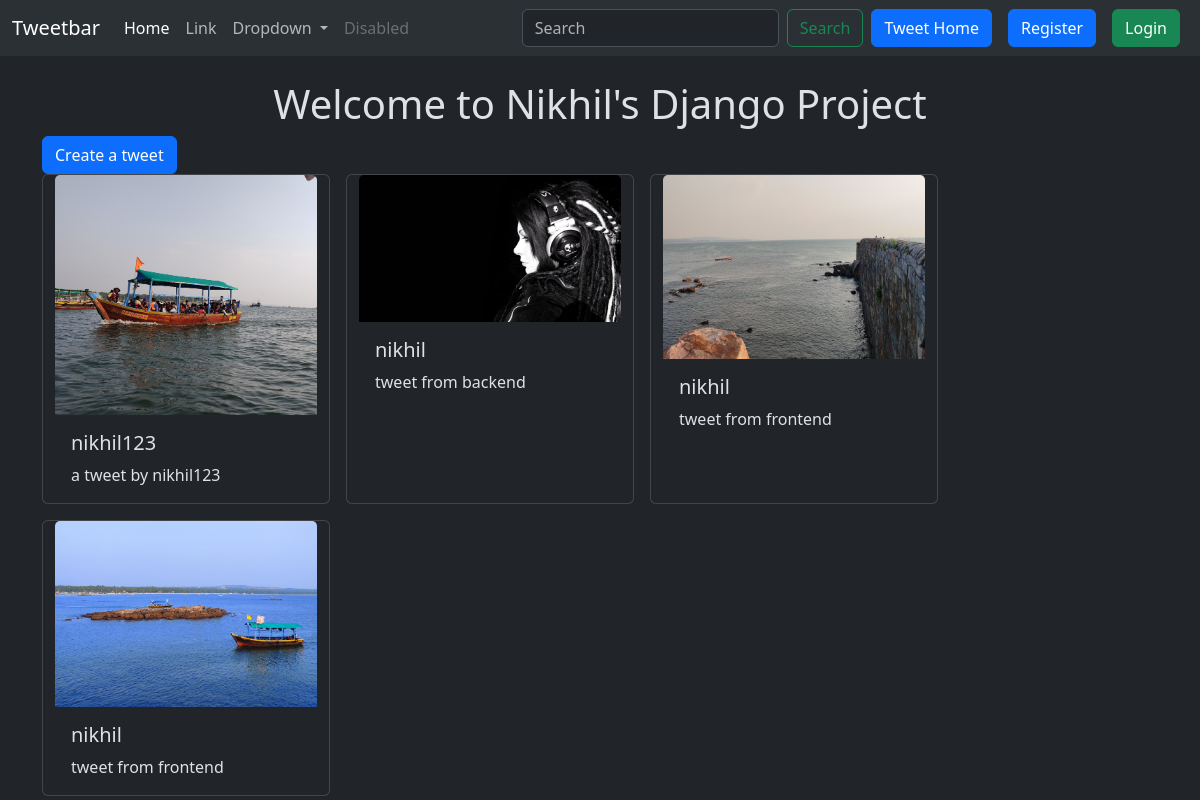
The page / on the database its author committed.
### tweet/models.py (models this page shows, shortened)
class Tweet(models.Model) :
  user = models.ForeignKey(User, on_delete=models.CASCADE)
  text = models.TextField(max_length=240)
  photo = models.ImageField(upload_to='photos/', blank= True, null= True)
  created_at = models.DateTimeField(auto_now_add= True)
  updated_at = models.DateTimeField(auto_now= True)

### tweet/views.py (the view)
# urls.py: path('', views.tweet_list, name = 'tweet_list'),
def tweet_list(request) :
  tweets = Tweet.objects.all().order_by('-created_at')
  return render(request, 'tweet_list.html', {'tweets' : tweets})

### tweet/templates/tweet_list.html (shortened to what this page needs)
{% extends "layout.html" %}
{% block content %}
  <h1 class="text-center mt-4">Welcome to Nikhil's Django Project</h1>
  <a class="btn btn-primary" href="{% url 'tweet_create' %}">Create a tweet</a>
  <div class="container row gap-3">
    {% for tweet in tweets %}
    <div class="card" style="width: 18rem;">
        {% if tweet.photo %}
            <img src="{{ tweet.photo.url }}" class="card-img-top" alt="...">
        {% endif %}
        <div class="card-body">
            <h5 class="card-title">{{ tweet.user.username }}</h5>
            <p class="card-text">{{ tweet.text }}</p>
        </div>
    </div>
    {% endfor %}
  </div>
{% endblock %}

### templates/layout.html (shortened to what this page needs)
{% load static %}
<!DOCTYPE html>
<html lang="en" data-bs-theme="dark">
<head>
  <link href="https://cdn.jsdelivr.net/npm/bootstrap@5.3.5/dist/css/bootstrap.min.css" rel="stylesheet">
</head>
<body>
  <nav class="navbar navbar-expand-lg bg-body-tertiary">
    <div class="container-fluid">
      <a class="navbar-brand" href="#">Tweetbar</a>
      <div class="collapse navbar-collapse" id="navbarSupportedContent">
        <ul class="navbar-nav me-auto mb-2 mb-lg-0">
          <li class="nav-item">
            <a class="nav-link active" aria-current="page" href="#">Home</a>
          </li>
          <li class="nav-item">
            <a class="nav-link" href="#">Link</a>
          </li>
          <li class="nav-item dropdown">
            <a class="nav-link dropdown-toggle" href="#" role="button" data-bs-toggle="dropdown" aria-expanded="false">
              Dropdown
            </a>
          </li>
          <li class="nav-item">
            <a class="nav-link disabled" aria-disabled="true">Disabled</a>
          </li>
        </ul>
        <form class="d-flex" role="search">
          <input class="form-control me-2" type="search" placeholder="Search" aria-label="Search">
          <button class="btn btn-outline-success" type="submit">Search</button>
        </form>
        <a href="{% url 'tweet_list' %}" class="btn btn-primary mx-2">Tweet Home</a>
        {% if user.is_authenticated %}
        <form method="post" action={% url 'logout' %}>
          {% csrf_token %}
          <button class="btn btn-danger" type="submit">Logout</button>
        </form>
        {% else %}
        <a href="{% url 'register' %}" class="btn btn-primary mx-2">Register</a>
        <a href="{% url 'login' %}" class="btn btn-success mx-2">Login</a>
        {% endif %}
      </div>
    </div>
  </nav>
  <div class="container">
    {% block content %}
    {% endblock %}
  </div>
</body>
</html>

### rows shown on the page
Tweet: photo (picture), user.username "nikhil123", text "a tweet by nikhil123"
Tweet: photo (picture), user.username "nikhil", text "tweet from backend"
Tweet: photo (picture), user.username "nikhil", text "tweet from frontend"
Tweet: photo (picture), user.username "nikhil", text "tweet from frontend"
